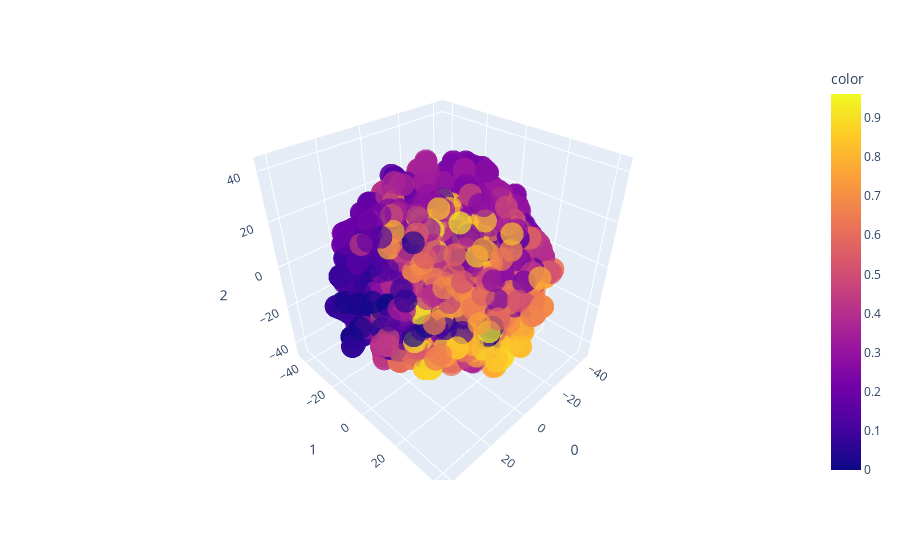

Notebook code cell kept with this figure:
### Code cell
# create a 3d interactive scatter plot
import plotly.express as px
fig = px.scatter_3d(latent_dataset_tsne, x=0, y=1, z=2, color=measures_0, opacity=0.7)
fig.show()

### Figure 1 — Plotly figure (JSON) as saved in the notebook; plotly's stock layout.template omitted (floating-point values rounded to 4 significant figures; data arrays with more than 128 entries replaced by an {"elided": "..."} marker saying what was removed)
{"data": [{"hovertemplate": "0=%{x}<br>1=%{y}<br>2=%{z}<br>color=%{marker.color}<extra></extra>", "legendgroup": "", "marker": {"color": {"elided": "7470 float values"}, "coloraxis": "coloraxis", "opacity": 0.7, "symbol": "circle"}, "mode": "markers", "name": "", "scene": "scene", "showlegend": false, "type": "scatter3d", "x": {"elided": "7470 float values"}, "y": {"elided": "7470 float values"}, "z": {"elided": "7470 float values"}}], "layout": {"coloraxis": {"colorbar": {"title": {"text": "color"}}, "colorscale": [[0, "#0d0887"], [0.1111, "#46039f"], [0.2222, "#7201a8"], [0.3333, "#9c179e"], [0.4444, "#bd3786"], [0.5556, "#d8576b"], [0.6667, "#ed7953"], [0.7778, "#fb9f3a"], [0.8889, "#fdca26"], [1, "#f0f921"]]}, "legend": {"tracegroupgap": 0}, "margin": {"t": 60}, "scene": {"domain": {"x": [0, 1], "y": [0, 1]}, "xaxis": {"title": {"text": "0"}}, "yaxis": {"title": {"text": "1"}}, "zaxis": {"title": {"text": "2"}}}}}
